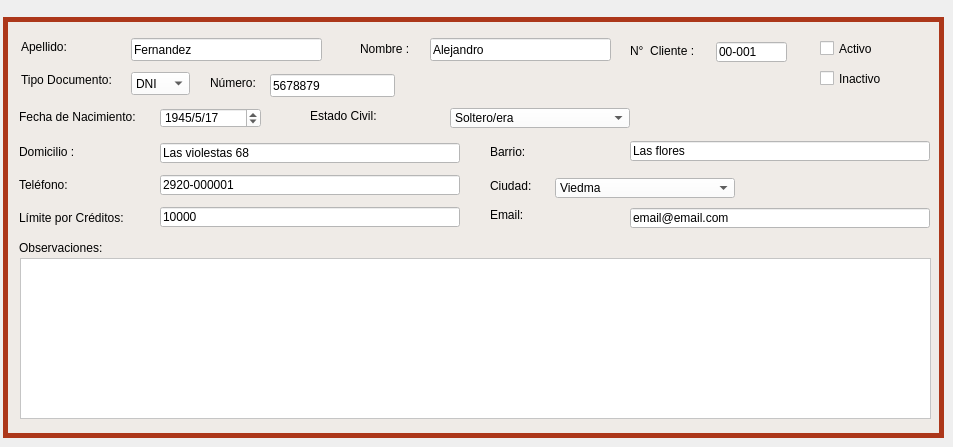
     <widget class="QWidget" name="tab_16">
      <attribute name="icon">
       <iconset>
        <normalon>Íconos/tarjeta-personal-de-datos-de-contacto.png</normalon>
       </iconset>
      </attribute>
      <attribute name="title">
       <string>Datos Personales</string>
      </attribute>
      <widget class="QLineEdit" name="lne_telfono_buscar">
       <property name="geometry">
        <rect>
         <x>160</x>
         <y>175</y>
         <width>300</width>
         <height>20</height>
        </rect>
       </property>
       <property name="styleSheet">
        <string notr="true">background-color: rgb(255, 255, 255);</string>
       </property>
       <property name="text">
        <string>2920-000001</string>
       </property>
      </widget>
      <widget class="QLabel" name="label_122">
       <property name="geometry">
        <rect>
         <x>19</x>
         <y>109</y>
         <width>141</width>
         <height>16</height>
        </rect>
       </property>
       <property name="text">
        <string>Fecha de Nacimiento:</string>
       </property>
      </widget>
      <widget class="QDateEdit" name="dte_nacimiento_buscar">
       <property name="geometry">
        <rect>
         <x>160</x>
         <y>108</y>
         <width>101</width>
         <height>20</height>
        </rect>
       </property>
       <property name="styleSheet">
        <string notr="true">background-color: rgb(255, 255, 255);</string>
       </property>
       <property name="displayFormat">
        <string>yyyy/M/dd</string>
       </property>
       <property name="date">
        <date>
         <year>1945</year>
         <month>5</month>
         <day>17</day>
        </date>
       </property>
      </widget>
      <widget class="QComboBox" name="cbx_estado_civil_buscar">
       <property name="geometry">
        <rect>
         <x>450</x>
         <y>108</y>
         <width>180</width>
         <height>20</height>
        </rect>
       </property>
       <property name="styleSheet">
        <string notr="true">background-color: rgb(255, 255, 255);</string>
       </property>
       <item>
        <property name="text">
         <string>Soltero/era</string>
        </property>
       </item>
       <item>
        <property name="text">
         <string>Casado/ada</string>
        </property>
       </item>
       <item>
        <property name="text">
         <string>Viudo/da</string>
        </property>
       </item>
       <item>
        <property name="text">
         <string>Divorsiado/ada</string>
        </property>
       </item>
      </widget>
      <widget class="QLabel" name="label_123">
       <property name="geometry">
        <rect>
         <x>490</x>
         <y>144</y>
         <width>131</width>
         <height>16</height>
        </rect>
       </property>
       <property name="text">
        <string>Barrio:</string>
       </property>
      </widget>
      <widget class="QLineEdit" name="lne_domicilio_buscar">
       <property name="geometry">
        <rect>
         <x>160</x>
         <y>143</y>
         <width>300</width>
         <height>20</height>
        </rect>
       </property>
       <property name="styleSheet">
        <string notr="true">background-color: rgb(255, 255, 255);</string>
       </property>
       <property name="text">
        <string>Las violestas 68</string>
       </property>
      </widget>
      <widget class="QLabel" name="label_124">
       <property name="geometry">
        <rect>
         <x>360</x>
         <y>41</y>
         <width>71</width>
         <height>16</height>
        </rect>
       </property>
       <property name="text">
        <string>Nombre :</string>
       </property>
      </widget>
      <widget class="QLabel" name="label_125">
       <property name="geometry">
        <rect>
         <x>310</x>
         <y>108</y>
         <width>131</width>
         <height>16</height>
        </rect>
       </property>
       <property name="text">
        <string>Estado Civil:</string>
       </property>
      </widget>
      <widget class="QLineEdit" name="lne_barrio_buscar">
       <property name="geometry">
        <rect>
         <x>630</x>
         <y>141</y>
         <width>300</width>
         <height>20</height>
        </rect>
       </property>
       <property name="styleSheet">
        <string notr="true">background-color: rgb(255, 255, 255);</string>
       </property>
       <property name="text">
        <string>Las flores</string>
       </property>
      </widget>
      <widget class="QLabel" name="label_126">
       <property name="geometry">
        <rect>
         <x>19</x>
         <y>177</y>
         <width>121</width>
         <height>16</height>
        </rect>
       </property>
       <property name="text">
        <string>Teléfono:</string>
       </property>
      </widget>
      <widget class="QComboBox" name="cbx_ciudad_buscar">
       <property name="geometry">
        <rect>
         <x>555</x>
         <y>178</y>
         <width>180</width>
         <height>20</height>
        </rect>
       </property>
       <property name="styleSheet">
        <string notr="true">background-color: rgb(255, 255, 255);</string>
       </property>
       <item>
        <property name="text">
         <string>Viedma</string>
        </property>
       </item>
      </widget>
      <widget class="QLabel" name="label_127">
       <property name="geometry">
        <rect>
         <x>21</x>
         <y>72</y>
         <width>103</width>
         <height>16</height>
        </rect>
       </property>
       <property name="text">
        <string>Tipo Documento:</string>
       </property>
      </widget>
      <widget class="QLabel" name="label_128">
       <property name="geometry">
        <rect>
         <x>630</x>
         <y>43</y>
         <width>71</width>
         <height>16</height>
        </rect>
       </property>
       <property name="text">
        <string>N°  Cliente :</string>
       </property>
      </widget>
      <widget class="QLineEdit" name="lne_nombre_buscar">
       <property name="geometry">
        <rect>
         <x>430</x>
         <y>38</y>
         <width>181</width>
         <height>23</height>
        </rect>
       </property>
       <property name="styleSheet">
        <string notr="true">background-color: rgb(255, 255, 255);</string>
       </property>
       <property name="text">
        <string>Alejandro</string>
       </property>
      </widget>
      <widget class="QLineEdit" name="lne_limite_credito_buscar">
       <property name="geometry">
        <rect>
         <x>160</x>
         <y>207</y>
         <width>300</width>
         <height>20</height>
        </rect>
       </property>
       <property name="styleSheet">
        <string notr="true">background-color: rgb(255, 255, 255);</string>
       </property>
       <property name="text">
        <string>10000</string>
       </property>
      </widget>
      <widget class="QLineEdit" name="lne_nro_cliente_buscar">
       <property name="geometry">
        <rect>
         <x>716</x>
         <y>42</y>
         <width>71</width>
         <height>20</height>
        </rect>
       </property>
       <property name="styleSheet">
        <string notr="true">background-color: rgb(255, 255, 255);</string>
       </property>
       <property name="text">
        <string>00-001</string>
       </property>
      </widget>
      <widget class="QLabel" name="label_129">
       <property name="geometry">
        <rect>
         <x>490</x>
         <y>207</y>
         <width>131</width>
         <height>16</height>
        </rect>
       </property>
       <property name="text">
        <string>Email:</string>
       </property>
      </widget>
      <widget class="QComboBox" name="cbx_tipo_doc_buscar">
       <property name="geometry">
        <rect>
         <x>131</x>
         <y>72</y>
         <width>59</width>
         <height>23</height>
        </rect>
       </property>
       <property name="styleSheet">
        <string notr="true">background-color: rgb(255, 255, 255);</string>
       </property>
       <item>
        <property name="text">
         <string>DNI </string>
        </property>
       </item>
       <item>
        <property name="text">
         <string>CUIL</string>
        </property>
       </item>
       <item>
        <property name="text">
         <string>CUIT </string>
        </property>
       </item>
      </widget>
      <widget class="QLineEdit" name="lne_apellido_buscar">
       <property name="geometry">
        <rect>
         <x>131</x>
         <y>38</y>
         <width>191</width>
         <height>23</height>
        </rect>
       </property>
       <property name="styleSheet">
        <string notr="true">background-color: rgb(255, 255, 255);</string>
       </property>
       <property name="text">
        <string>Fernandez</string>
       </property>
      </widget>
      <widget class="QLabel" name="label_130">
       <property name="geometry">
        <rect>
         <x>210</x>
         <y>75</y>
         <width>52</width>
         <height>16</height>
        </rect>
       </property>
       <property name="text">
        <string>Número:</string>
       </property>
      </widget>
      <widget class="QLabel" name="label_131">
       <property name="geometry">
        <rect>
         <x>19</x>
         <y>240</y>
         <width>121</width>
         <height>16</height>
        </rect>
       </property>
       <property name="text">
        <string>Observaciones: </string>
       </property>
      </widget>
      <widget class="QLabel" name="label_132">
       <property name="geometry">
        <rect>
         <x>19</x>
         <y>210</y>
         <width>121</width>
         <height>16</height>
        </rect>
       </property>
       <property name="text">
        <string>Límite por Créditos:</string>
       </property>
      </widget>
      <widget class="QLabel" name="label_133">
       <property name="geometry">
        <rect>
         <x>21</x>
         <y>39</y>
         <width>53</width>
         <height>16</height>
        </rect>
       </property>
       <property name="text">
        <string>Apellido:</string>
       </property>
      </widget>
      <widget class="QLabel" name="label_134">
       <property name="geometry">
        <rect>
         <x>490</x>
         <y>178</y>
         <width>71</width>
         <height>16</height>
        </rect>
       </property>
       <property name="text">
        <string>Ciudad:</string>
       </property>
      </widget>
      <widget class="QLineEdit" name="lne_email_buscar">
       <property name="geometry">
        <rect>
         <x>630</x>
         <y>208</y>
         <width>300</width>
         <height>20</height>
        </rect>
       </property>
       <property name="styleSheet">
        <string notr="true">background-color: rgb(255, 255, 255);</string>
       </property>
       <property name="text">
        <string>email@email.com</string>
       </property>
      </widget>
      <widget class="QLabel" name="label_135">
       <property name="geometry">
        <rect>
         <x>19</x>
         <y>144</y>
         <width>71</width>
         <height>16</height>
        </rect>
       </property>
       <property name="text">
        <string>Domicilio :</string>
       </property>
      </widget>
      <widget class="QLineEdit" name="lne_nro_doc_buscar">
       <property name="geometry">
        <rect>
         <x>270</x>
         <y>74</y>
         <width>125</width>
         <height>23</height>
        </rect>
       </property>
       <property name="styleSheet">
        <string notr="true">background-color: rgb(255, 255, 255);</string>
       </property>
       <property name="text">
        <string>5678879</string>
       </property>
      </widget>
      <widget class="QCheckBox" name="ckbx_activo_buscar">
       <property name="geometry">
        <rect>
         <x>820</x>
         <y>38</y>
         <width>85</width>
         <height>21</height>
        </rect>
       </property>
       <property name="text">
        <string>Activo</string>
       </property>
      </widget>
      <widget class="QCheckBox" name="ckbx_inactivo_buscar">
       <property name="geometry">
        <rect>
         <x>820</x>
         <y>68</y>
         <width>85</width>
         <height>21</height>
        </rect>
       </property>
       <property name="text">
        <string>Inactivo</string>
       </property>
      </widget>
      <widget class="QTextEdit" name="txte_observaciones_buscar">
       <property name="geometry">
        <rect>
         <x>20</x>
         <y>258</y>
         <width>911</width>
         <height>161</height>
        </rect>
       </property>
       <property name="styleSheet">
        <string notr="true">background-color: rgb(255, 255, 255);</string>
       </property>
      </widget>
      <widget class="QGroupBox" name="groupBox">
       <property name="geometry">
        <rect>
         <x>3</x>
         <y>17</y>
         <width>941</width>
         <height>421</height>
        </rect>
       </property>
       <property name="styleSheet">
        <string notr="true">QGroupBox{
background-color: rgb(239, 235, 231);
border-style: solid;
border-width: 5px;
border-color: rgb(172, 55, 26);
}

QLabel{
background-color: rgb(239, 235, 231);
}

QLineEdit{
background-color: rgb(255, 255, 255);
}

QTextEdit{
background-color: rgb(255, 255, 255);
}

QComboBox{
background-color: rgb(255, 255, 255);
}

QDateEdit{
background-color: rgb(255, 255, 255);
}

</string>
       </property>
       <property name="title">
        <string/>
       </property>
      </widget>
      <zorder>groupBox</zorder>
      <zorder>lne_telfono_buscar</zorder>
      <zorder>label_122</zorder>
      <zorder>dte_nacimiento_buscar</zorder>
      <zorder>cbx_estado_civil_buscar</zorder>
      <zorder>label_123</zorder>
      <zorder>lne_domicilio_buscar</zorder>
      <zorder>label_124</zorder>
      <zorder>label_125</zorder>
      <zorder>lne_barrio_buscar</zorder>
      <zorder>label_126</zorder>
      <zorder>cbx_ciudad_buscar</zorder>
      <zorder>label_127</zorder>
      <zorder>label_128</zorder>
      <zorder>lne_nombre_buscar</zorder>
      <zorder>lne_limite_credito_buscar</zorder>
      <zorder>lne_nro_cliente_buscar</zorder>
      <zorder>label_129</zorder>
      <zorder>cbx_tipo_doc_buscar</zorder>
      <zorder>lne_apellido_buscar</zorder>
      <zorder>label_130</zorder>
      <zorder>label_131</zorder>
      <zorder>label_132</zorder>
      <zorder>label_133</zorder>
      <zorder>label_134</zorder>
      <zorder>lne_email_buscar</zorder>
      <zorder>label_135</zorder>
      <zorder>lne_nro_doc_buscar</zorder>
      <zorder>ckbx_activo_buscar</zorder>
      <zorder>ckbx_inactivo_buscar</zorder>
      <zorder>txte_observaciones_buscar</zorder>
     </widget>
